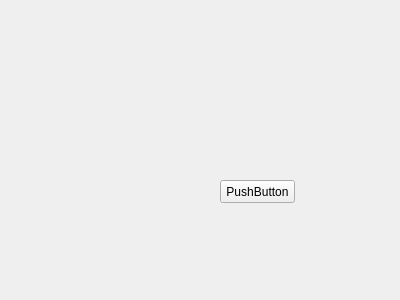
<?xml version="1.0" encoding="UTF-8"?>
<ui version="4.0">
 <class>Form</class>
 <widget class="QWidget" name="Form">
  <property name="geometry">
   <rect>
    <x>0</x>
    <y>0</y>
    <width>400</width>
    <height>300</height>
   </rect>
  </property>
  <property name="windowTitle">
   <string>Form</string>
  </property>
  <widget class="QPushButton" name="pushButton">
   <property name="geometry">
    <rect>
     <x>220</x>
     <y>180</y>
     <width>75</width>
     <height>23</height>
    </rect>
   </property>
   <property name="text">
    <string>PushButton</string>
   </property>
  </widget>
 </widget>
 <resources/>
 <connections/>
</ui>
